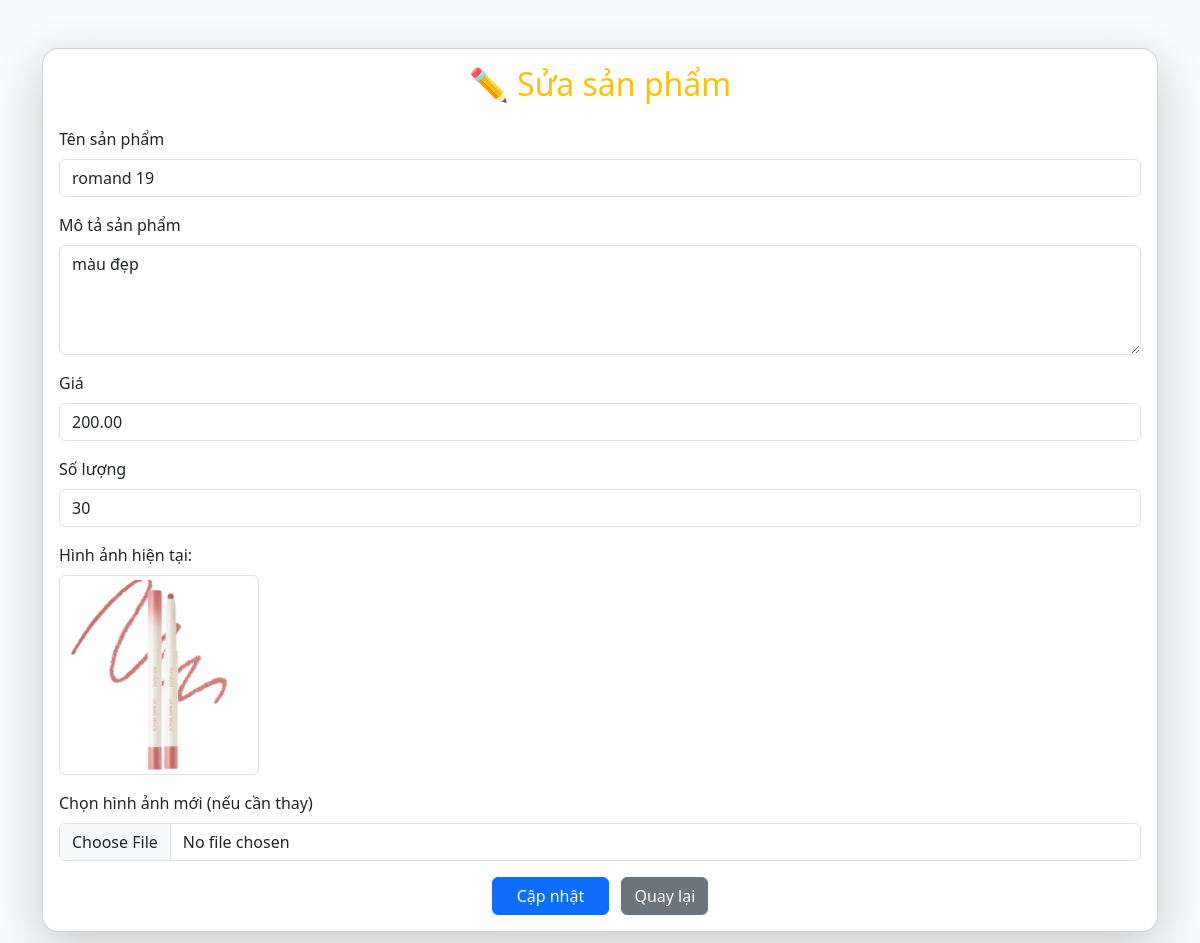
The page /quantri/sanpham/sua/5/ on the database its author committed.
### quantri/models.py (models this page shows, shortened)
class SanPham(models.Model):
    ten_san_pham = models.CharField(max_length=200, verbose_name="Tên sản phẩm")
    mo_ta = models.TextField(verbose_name="Mô tả sản phẩm")
    gia = models.DecimalField(max_digits=10, decimal_places=2, verbose_name="Giá bán")
    so_luong = models.PositiveIntegerField(verbose_name="Số lượng trong kho")
    hinh_anh = models.ImageField(upload_to='img/', null=True, blank=True, verbose_name="Hình ảnh")

### quantri/views.py (the view, shortened to what this page needs)
# urls.py: path('sanpham/sua/<int:id>/', views.sua_san_pham, name='sua_san_pham'),
def sua_san_pham(request, id):
    san_pham = get_object_or_404(SanPham, id=id)
    return render(request, 'quantri/sua_san_pham.html', {'sp': san_pham})

### quantri/templates/quantri/sua_san_pham.html (shortened to what this page needs)
{% load static %}
<!DOCTYPE html>
<html lang="vi">
<head>
    <link href="https://cdn.jsdelivr.net/npm/bootstrap@5.3.3/dist/css/bootstrap.min.css" rel="stylesheet">
</head>
<body class="bg-light">
    <div class="container py-5">
        <div class="card shadow-lg rounded-4">
            <div class="card-body">
                <h2 class="mb-4 text-center text-warning">✏️ Sửa sản phẩm</h2>
                <form method="post" enctype="multipart/form-data">
                    <div class="mb-3">
                        <label class="form-label">Tên sản phẩm</label>
                        <input type="text" name="ten" value="{{ sp.ten_san_pham }}" class="form-control" required>
                    </div>
                    <div class="mb-3">
                        <label class="form-label">Mô tả sản phẩm</label>
                        <textarea name="mo_ta" rows="4" class="form-control" required>{{ sp.mo_ta }}</textarea>
                    </div>
                    <div class="mb-3">
                        <label class="form-label">Giá</label>
                        <input type="number" step="0.01" name="gia" value="{{ sp.gia }}" class="form-control" required>
                    </div>
                    <div class="mb-3">
                        <label class="form-label">Số lượng</label>
                        <input type="number" name="so_luong" value="{{ sp.so_luong }}" class="form-control" required>
                    </div>
                    {% if sp.hinh_anh %}
                        <div class="mb-3">
                            <label class="form-label">Hình ảnh hiện tại:</label><br>
                            <img src="{{ sp.hinh_anh.url }}" alt="Hình ảnh sản phẩm" class="img-thumbnail" style="max-height: 200px;">
                        </div>
                    {% endif %}
                    <div class="mb-3">
                        <label class="form-label">Chọn hình ảnh mới (nếu cần thay)</label>
                        <input type="file" name="hinh_anh" class="form-control">
                    </div>
                    <div class="text-center">
                        <button type="submit" class="btn btn-primary px-4">Cập nhật</button>
                        <a href="{% url 'trang_chu' %}" class="btn btn-secondary ms-2">Quay lại</a>
                    </div>
                </form>
            </div>
        </div>
    </div>
</body>
</html>

### rows shown on the page
SanPham: ten "romand 19", mo_ta "màu đẹp", gia "200.00", so_luong "30", hinh_anh (picture)
